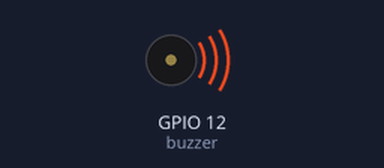
Bench run of a program on a simulated Raspberry Pi (BCM pin numbers). On the bench: buzzer (waves = sounding, pin HIGH). What the program prints to the terminal is not drawn.

Above: at 0.5 s.
Timing chart, 0 to 3.5 s (numbered marks = the images above):
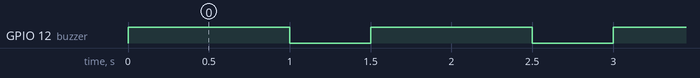

The program:

test.py
```python
import time
import RPi.GPIO as GPIO

buzzer = 12
GPIO.setmode(GPIO.BCM)
GPIO.setup(buzzer, GPIO.OUT, initial=GPIO.LOW)

while True:
	print("OK")
	GPIO.output(buzzer, GPIO.HIGH)
	time.sleep(1)
	GPIO.output(buzzer, GPIO.LOW)
	time.sleep(0.5)
```

Measured:
- by itself, GPIO 12 (buzzer): alternates HIGH for 1.0 s and LOW for 0.50 s
